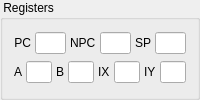
        <widget class="QGroupBox" name="groupBox_3">
        <property name="title">
          <string> Registers </string>
        </property>
        <layout class="QVBoxLayout" name="regLayout">
          <item>
            <layout class="QHBoxLayout" name="regLine1Layout" stretch="1,10,1,10,1,10">
              <property name="spacing">
                <number>4</number>
              </property>
              <item>
                <widget class="QLabel" name="labelPC">
                <property name="toolTip">
                  <string>Program counter</string>
                </property>
                <property name="text">
                  <string>PC</string>
                </property>
                <property name="alignment">
                  <set>Qt::AlignRight|Qt::AlignTrailing|Qt::AlignVCenter</set>
                </property>
                </widget>
              </item>
              <item>
                <widget class="QLineEdit" name="pcEdit">
                <property name="sizePolicy">
                  <sizepolicy hsizetype="Ignored" vsizetype="Fixed">
                  <horstretch>0</horstretch>
                  <verstretch>0</verstretch>
                  </sizepolicy>
                </property>
                <property name="toolTip">
                  <string>Program counter (PCB + PCP + PCS)</string>
                </property>
                <property name="key" stdset="0">
                  <string>PC</string>
                </property>
                <property name="type" stdset="0">
                  <string>integer</string>
                </property>
                <property name="mask" stdset="0">
                  <string>0x%0.4X</string>
                </property>
                </widget>
              </item>
              <item>
                <widget class="QLabel" name="npcLabel">
                <property name="toolTip">
                  <string>New bank and page pointer (NBP + NPP)</string>
                </property>
                <property name="text">
                  <string>NPC</string>
                </property>
                </widget>
              </item>
              <item>
                <widget class="QLineEdit" name="npcEdit">
                <property name="sizePolicy">
                  <sizepolicy hsizetype="Ignored" vsizetype="Fixed">
                  <horstretch>0</horstretch>
                  <verstretch>0</verstretch>
                  </sizepolicy>
                </property>
                <property name="toolTip">
                  <string>New bank and page pointer (NBP + NPP)</string>
                </property>
                <property name="key" stdset="0">
                  <string>NPC</string>
                </property>
                <property name="type" stdset="0">
                  <string>integer</string>
                </property>
                <property name="mask" stdset="0">
                  <string>0x%0.4X</string>
                </property>
                </widget>
              </item>
              <item>
                <widget class="QLabel" name="spLabel">
                <property name="toolTip">
                  <string>Stack pointer</string>
                </property>
                <property name="text">
                  <string>SP</string>
                </property>
                </widget>
              </item>
              <item>
                <widget class="QLineEdit" name="spEdit">
                <property name="sizePolicy">
                  <sizepolicy hsizetype="Ignored" vsizetype="Fixed">
                  <horstretch>0</horstretch>
                  <verstretch>0</verstretch>
                  </sizepolicy>
                </property>
                <property name="toolTip">
                  <string>Stack pointer</string>
                </property>
                <property name="key" stdset="0">
                  <string>SP</string>
                </property>
                <property name="type" stdset="0">
                  <string>integer</string>
                </property>
                <property name="mask" stdset="0">
                  <string>0x%0.2X</string>
                </property>
                </widget>
              </item>
            </layout>
          </item>

          <item>
            <layout class="QHBoxLayout" name="regLine2Layout" stretch="1,10,1,10,1,10,1,10">
              <property name="spacing">
                <number>4</number>
              </property>
              <item>
                <widget class="QLabel" name="aLabel">
                <property name="toolTip">
                  <string>A register</string>
                </property>
                <property name="text">
                  <string>A</string>
                </property>
                </widget>
              </item>
              <item>
                <widget class="QLineEdit" name="aEdit">
                <property name="sizePolicy">
                  <sizepolicy hsizetype="Ignored" vsizetype="Fixed">
                  <horstretch>0</horstretch>
                  <verstretch>0</verstretch>
                  </sizepolicy>
                </property>
                <property name="toolTip">
                  <string>A register</string>
                </property>
                <property name="key" stdset="0">
                  <string>A</string>
                </property>
                <property name="type" stdset="0">
                  <string>integer</string>
                </property>
                <property name="mask" stdset="0">
                  <string>0x%0.1X</string>
                </property>
                </widget>
              </item>
              <item>
                <widget class="QLabel" name="bLabel">
                <property name="toolTip">
                  <string>B register</string>
                </property>
                <property name="text">
                  <string>B</string>
                </property>
                </widget>
              </item>
              <item>
                <widget class="QLineEdit" name="bEdit">
                <property name="sizePolicy">
                  <sizepolicy hsizetype="Ignored" vsizetype="Fixed">
                  <horstretch>0</horstretch>
                  <verstretch>0</verstretch>
                  </sizepolicy>
                </property>
                <property name="toolTip">
                  <string>B register</string>
                </property>
                <property name="key" stdset="0">
                  <string>B</string>
                </property>
                <property name="type" stdset="0">
                  <string>integer</string>
                </property>
                <property name="mask" stdset="0">
                  <string>0x%0.1X</string>
                </property>
                </widget>
              </item>
              <item>
                <widget class="QLabel" name="ixLabel">
                <property name="toolTip">
                  <string>IX Index register (XP + X)</string>
                </property>
                <property name="text">
                  <string>IX</string>
                </property>
                </widget>
              </item>
              <item>
                <widget class="QLineEdit" name="ixEdit">
                <property name="sizePolicy">
                  <sizepolicy hsizetype="Ignored" vsizetype="Fixed">
                  <horstretch>0</horstretch>
                  <verstretch>0</verstretch>
                  </sizepolicy>
                </property>
                <property name="toolTip">
                  <string>IX Index register (XP + X)</string>
                </property>
                <property name="key" stdset="0">
                  <string>IX</string>
                </property>
                <property name="type" stdset="0">
                  <string>integer</string>
                </property>
                <property name="mask" stdset="0">
                  <string>0x%0.3X</string>
                </property>
                </widget>
              </item>
              <item>
                <widget class="QLabel" name="iyLabel">
                <property name="toolTip">
                  <string>IY Index register (YP + Y)</string>
                </property>
                <property name="text">
                  <string>IY</string>
                </property>
                </widget>
              </item>
              <item>
                <widget class="QLineEdit" name="iyEdit">
                <property name="sizePolicy">
                  <sizepolicy hsizetype="Ignored" vsizetype="Fixed">
                  <horstretch>0</horstretch>
                  <verstretch>0</verstretch>
                  </sizepolicy>
                </property>
                <property name="toolTip">
                  <string>IY Index register (YP + Y)</string>
                </property>
                <property name="key" stdset="0">
                  <string>IY</string>
                </property>
                <property name="type" stdset="0">
                  <string>integer</string>
                </property>
                <property name="mask" stdset="0">
                  <string>0x%0.3X</string>
                </property>
                </widget>
              </item>
            </layout>
          </item>
        </layout>
        </widget>
